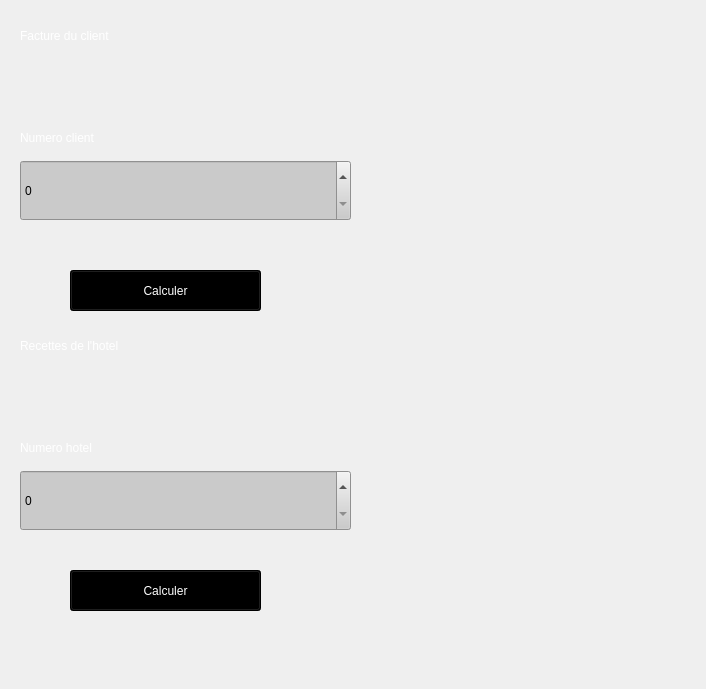
              <widget class="QWidget" name="scrollAreaWidgetContents_8">
               <property name="geometry">
                <rect>
                 <x>0</x>
                 <y>0</y>
                 <width>706</width>
                 <height>689</height>
                </rect>
               </property>
               <widget class="QLabel" name="label_34">
                <property name="geometry">
                 <rect>
                  <x>20</x>
                  <y>20</y>
                  <width>261</width>
                  <height>31</height>
                 </rect>
                </property>
                <property name="styleSheet">
                 <string notr="true">font: 600 15pt &quot;Yu Gothic UI Semibold&quot;;
color: rgb(255, 255, 255);</string>
                </property>
                <property name="text">
                 <string>Facture du client</string>
                </property>
               </widget>
               <widget class="QLabel" name="label_35">
                <property name="geometry">
                 <rect>
                  <x>20</x>
                  <y>330</y>
                  <width>261</width>
                  <height>31</height>
                 </rect>
                </property>
                <property name="styleSheet">
                 <string notr="true">font: 600 15pt &quot;Yu Gothic UI Semibold&quot;;
color: rgb(255, 255, 255);</string>
                </property>
                <property name="text">
                 <string>Recettes de l'hotel</string>
                </property>
               </widget>
               <widget class="QLabel" name="label_36">
                <property name="geometry">
                 <rect>
                  <x>20</x>
                  <y>130</y>
                  <width>121</width>
                  <height>16</height>
                 </rect>
                </property>
                <property name="styleSheet">
                 <string notr="true">font: 600 italic 9pt &quot;Segoe UI&quot;;
color: rgb(255, 255, 255);</string>
                </property>
                <property name="text">
                 <string>Numero client</string>
                </property>
               </widget>
               <widget class="QSpinBox" name="idClient">
                <property name="geometry">
                 <rect>
                  <x>20</x>
                  <y>160</y>
                  <width>331</width>
                  <height>61</height>
                 </rect>
                </property>
                <property name="accessibleDescription">
                 <string/>
                </property>
                <property name="styleSheet">
                 <string notr="true">background-color: rgb(202, 202, 202);
</string>
                </property>
               </widget>
               <widget class="QSpinBox" name="idHotel">
                <property name="geometry">
                 <rect>
                  <x>20</x>
                  <y>470</y>
                  <width>331</width>
                  <height>61</height>
                 </rect>
                </property>
                <property name="styleSheet">
                 <string notr="true">background-color: rgb(202, 202, 202);
</string>
                </property>
               </widget>
               <widget class="QLabel" name="label_37">
                <property name="geometry">
                 <rect>
                  <x>20</x>
                  <y>440</y>
                  <width>121</width>
                  <height>16</height>
                 </rect>
                </property>
                <property name="styleSheet">
                 <string notr="true">font: 600 italic 9pt &quot;Segoe UI&quot;;
color: rgb(255, 255, 255);</string>
                </property>
                <property name="text">
                 <string>Numero hotel</string>
                </property>
               </widget>
               <widget class="QPushButton" name="pushButton_5">
                <property name="geometry">
                 <rect>
                  <x>70</x>
                  <y>270</y>
                  <width>191</width>
                  <height>41</height>
                 </rect>
                </property>
                <property name="styleSheet">
                 <string notr="true">background-color: rgb(0, 0, 0);
color: rgb(255, 255, 255);
font: 10pt &quot;MS Shell Dlg 2&quot;;</string>
                </property>
                <property name="text">
                 <string>Calculer</string>
                </property>
               </widget>
               <widget class="QPushButton" name="pushButton_6">
                <property name="geometry">
                 <rect>
                  <x>70</x>
                  <y>570</y>
                  <width>191</width>
                  <height>41</height>
                 </rect>
                </property>
                <property name="styleSheet">
                 <string notr="true">background-color: rgb(0, 0, 0);
color: rgb(255, 255, 255);
font: 10pt &quot;MS Shell Dlg 2&quot;;</string>
                </property>
                <property name="text">
                 <string>Calculer</string>
                </property>
               </widget>
              </widget>
